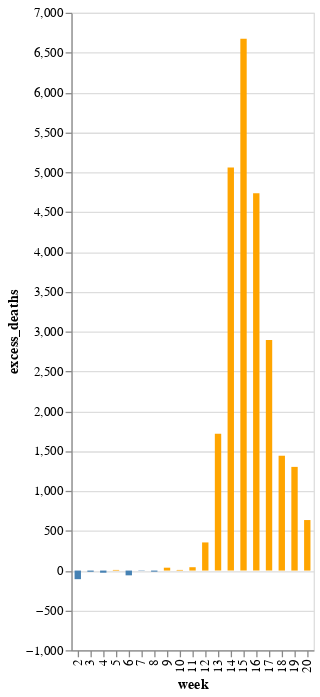

Notebook code cell kept with this figure:
### Code cell
excess_deaths_chart

### Figure 1 — Vega-Lite specification as saved in the notebook (floating-point values rounded to 4 significant figures)
{"config": {"view": {"continuousWidth": 400, "continuousHeight": 300}}, "data": {"name": "data-1c0c7636be2c3021a9ac05f457ba1f48"}, "mark": {"type": "bar", "width": 5}, "encoding": {"color": {"condition": {"value": "orange", "test": "(datum.excess_deaths > 0)"}, "value": "steelblue"}, "x": {"type": "nominal", "field": "week"}, "y": {"type": "quantitative", "field": "excess_deaths"}}, "height": 500, "width": {"step": 10}, "$schema": "https://vega.github.io/schema/vega-lite/v4.8.1.json", "datasets": {"data-1c0c7636be2c3021a9ac05f457ba1f48": [{"country": "United States", "placename": "New York City", "frequency": "weekly", "start_date": "2020-01-05", "end_date": "2020-01-11", "year": 2020, "month": 1, "week": 2.0, "deaths": 1086, "expected_deaths": 1194.0, "excess_deaths": -108.0, "baseline": "2017-2019 weekly average"}, {"country": "United States", "placename": "New York City", "frequency": "weekly", "start_date": "2020-01-12", "end_date": "2020-01-18", "year": 2020, "month": 1, "week": 3.0, "deaths": 1130, "expected_deaths": 1145.0, "excess_deaths": -15.0, "baseline": "2017-2019 weekly average"}, {"country": "United States", "placename": "New York City", "frequency": "weekly", "start_date": "2020-01-19", "end_date": "2020-01-25", "year": 2020, "month": 1, "week": 4.0, "deaths": 1164, "expected_deaths": 1191.0, "excess_deaths": -27.0, "baseline": "2017-2019 weekly average"}, {"country": "United States", "placename": "New York City", "frequency": "weekly", "start_date": "2020-01-26", "end_date": "2020-02-01", "year": 2020, "month": 2, "week": 5.0, "deaths": 1145, "expected_deaths": 1137.0, "excess_deaths": 8.0, "baseline": "2017-2019 weekly average"}, {"country": "United States", "placename": "New York City", "frequency": "weekly", "start_date": "2020-02-02", "end_date": "2020-02-08", "year": 2020, "month": 2, "week": 6.0, "deaths": 1139, "expected_deaths": 1199.0, "excess_deaths": -60.0, "baseline": "2017-2019 weekly average"}, {"country": "United States", "placename": "New York City", "frequency": "weekly", "start_date": "2020-02-09", "end_date": "2020-02-15", "year": 2020, "month": 2, "week": 7.0, "deaths": 1119, "expected_deaths": 1123.0, "excess_deaths": -4.0, "baseline": "2017-2019 weekly average"}, {"country": "United States", "placename": "New York City", "frequency": "weekly", "start_date": "2020-02-16", "end_date": "2020-02-22", "year": 2020, "month": 2, "week": 8.0, "deaths": 1055, "expected_deaths": 1069.0, "excess_deaths": -14.0, "baseline": "2017-2019 weekly average"}, {"country": "United States", "placename": "New York City", "frequency": "weekly", "start_date": "2020-02-23", "end_date": "2020-02-29", "year": 2020, "month": 2, "week": 9.0, "deaths": 1095, "expected_deaths": 1059.0, "excess_deaths": 36.0, "baseline": "2017-2019 weekly average"}, {"country": "United States", "placename": "New York City", "frequency": "weekly", "start_date": "2020-03-01", "end_date": "2020-03-07", "year": 2020, "month": 3, "week": 10.0, "deaths": 1083, "expected_deaths": 1075.0, "excess_deaths": 8.0, "baseline": "2017-2019 weekly average"}, {"country": "United States", "placename": "New York City", "frequency": "weekly", "start_date": "2020-03-08", "end_date": "2020-03-14", "year": 2020, "month": 3, "week": 11.0, "deaths": 1120, "expected_deaths": 1078.0, "excess_deaths": 42.0, "baseline": "2017-2019 weekly average"}, {"country": "United States", "placename": "New York City", "frequency": "weekly", "start_date": "2020-03-15", "end_date": "2020-03-21", "year": 2020, "month": 3, "week": 12.0, "deaths": 1384, "expected_deaths": 1031.0, "excess_deaths": 353.0, "baseline": "2017-2019 weekly average"}, {"country": "United States", "placename": "New York City", "frequency": "weekly", "start_date": "2020-03-22", "end_date": "2020-03-28", "year": 2020, "month": 3, "week": 13.0, "deaths": 2744, "expected_deaths": 1027.0, "excess_deaths": 1717.0, "baseline": "2017-2019 weekly average"}, {"country": "United States", "placename": "New York City", "frequency": "weekly", "start_date": "2020-03-29", "end_date": "2020-04-04", "year": 2020, "month": 4, "week": 14.0, "deaths": 6080, "expected_deaths": 1023.0, "excess_deaths": 5057.0, "baseline": "2017-2019 weekly average"}, {"country": "United States", "placename": "New York City", "frequency": "weekly", "start_date": "2020-04-05", "end_date": "2020-04-11", "year": 2020, "month": 4, "week": 15.0, "deaths": 7741, "expected_deaths": 1066.0, "excess_deaths": 6675.0, "baseline": "2017-2019 weekly average"}, {"country": "United States", "placename": "New York City", "frequency": "weekly", "start_date": "2020-04-12", "end_date": "2020-04-18", "year": 2020, "month": 4, "week": 16.0, "deaths": 5747, "expected_deaths": 1011.0, "excess_deaths": 4736.0, "baseline": "2017-2019 weekly average"}, {"country": "United States", "placename": "New York City", "frequency": "weekly", "start_date": "2020-04-19", "end_date": "2020-04-25", "year": 2020, "month": 4, "week": 17.0, "deaths": 3872, "expected_deaths": 978.0, "excess_deaths": 2894.0, "baseline": "2017-2019 weekly average"}, {"country": "United States", "placename": "New York City", "frequency": "weekly", "start_date": "2020-04-26", "end_date": "2020-05-02", "year": 2020, "month": 5, "week": 18.0, "deaths": 2440, "expected_deaths": 999.0, "excess_deaths": 1441.0, "baseline": "2017-2019 weekly average"}, {"country": "United States", "placename": "New York City", "frequency": "weekly", "start_date": "2020-05-03", "end_date": "2020-05-09", "year": 2020, "month": 5, "week": 19.0, "deaths": 2286, "expected_deaths": 985.0, "excess_deaths": 1301.0, "baseline": "2017-2019 weekly average"}, {"country": "United States", "placename": "New York City", "frequency": "weekly", "start_date": "2020-05-10", "end_date": "2020-05-16", "year": 2020, "month": 5, "week": 20.0, "deaths": 1656, "expected_deaths": 1022.0, "excess_deaths": 634.0, "baseline": "2017-2019 weekly average"}]}}
